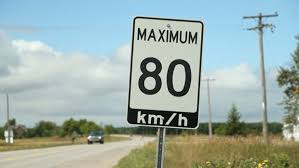
//> input picture OpenCVExample/speedlimit/speedsign13.jpg, 299 x 168 px
$ ./OpenCVExample   (built with g++ and OpenCV 4)
//> lines starting //> are read from the running program, lines starting //| are printed output that depends on the picture; after the words box and inside, x2 and y2 are one past the last pixel; in counts of white or black regions, pixels touching at a corner belong together
#ifdef _CH_
#pragma package <opencv>
#endif

#include "opencv2/imgproc/imgproc.hpp"
#include "opencv2/highgui/highgui.hpp"
#include <iostream>

using namespace cv;
using namespace std;

Mat src;
Mat src_gray;

Mat bmp40;
Mat bmp80;
vector<vector<Point> > bmp_final;
vector<Vec4i> bmp_hierarchy;


Mat dst;
Mat edge;
Mat dst2;
vector<vector<Point> > countorResults;
vector<Vec4i> hierarchy;
RNG rng(12345);

String text = "unkown";
int stopsign = 0;

int canny_thresh = 120;
char* window_name = "Edge Map";


//Def: a simple function that using basic coordinate logic
//     can correctly label the top right, top left, bottom right
//     bottom left corners of a rectangle shape.
void findOrder(vector<Point> points, Point2f* ordered) {
	double lowestSum = points[0].x + points[0].y;
	double highestSum = points[0].x + points[0].y;

	double highestDif = points[0].x - points[0].y;
	double lowestDif = points[0].x - points[0].y;

	Point2f topLeft;
	Point2f topRight;
	Point2f bottomLeft;
	Point2f bottomRight;

	for (int i = 0; i < points.size(); i++) {
		double sum = points[i].x + points[i].y;
		double dif = points[i].x - points[i].y;

		if (sum <= lowestSum) {
			lowestSum = sum;
			topLeft = points[i];
		}
		else if (sum >= highestSum) {
			highestSum = sum;
			bottomRight = points[i];
		}

		if (dif >= highestDif) {
			highestDif = dif;
			topRight = points[i];
		}
		else if (dif <= lowestDif) {
			lowestDif = dif;
			bottomLeft = points[i];
		}
	}
	ordered[0] = topLeft;
	ordered[1] = topRight;
	ordered[2] = bottomRight;
	ordered[3] = bottomLeft;
}

void CannyAndContoutIt(int, void*) {

	//Step One: Expose the edges
	Canny(dst, dst2, canny_thresh, canny_thresh * 2, 3);

	//Step Two: find the countors
	///IMPORTANT NOTE: I found that CHAIN_APPROX_SIMPLE reduces contour points too much, therefore i prefer  CHAIN_APPROX_NONE
	findContours(dst2, countorResults, hierarchy, RETR_LIST, CHAIN_APPROX_NONE, Point(0, 0));

	///some variables we will use later...
	vector<vector<Point> > contours_poly(countorResults.size());
	vector<Point> ourRec;
	vector<Rect> boundRect(countorResults.size());
	float largest = 0;
	float largest_i = -1;

	//Step Three: Make useable shapes out of contours + Find largest rectangle
	for (int i = 0; i < countorResults.size(); i++)
	{
		approxPolyDP(Mat(countorResults[i]), contours_poly[i], countorResults[i].size()*.008, true);
		boundRect[i] = boundingRect(Mat(contours_poly[i]));

		///finds largest rectangle, which is ourRec,
		if (largest < contourArea(Mat(contours_poly[i]))) {
			largest = contourArea(Mat(contours_poly[i]));
			if (contours_poly[i].size() == 4) {
				largest_i = i;
				cout << "big i: " << largest_i << endl;
				ourRec = contours_poly[i];
			}
		}


	}

	//Step Four: Draw contours
	Mat drawing = Mat::zeros(dst2.size(), CV_8UC3);
	for (int i = 0; i< countorResults.size(); i++)
	{
		float area = contourArea(Mat(contours_poly[i]));
		if (area < 0) { area = area * -1; } ///error proofing
		if ((isContourConvex(Mat(contours_poly[i]))) && (area > 500)) {

			///Stop Sign Flag
			if (contours_poly[i].size() == 8 && largest_i == -1) {
				cout << "Stop sign \n";
				text = "Stop Sign";
				stopsign = 1;
			}


			///Speed Sign Flag
			else if ((contours_poly[i].size() == 4) && (i == largest_i)) {
				Scalar color = Scalar(rng.uniform(0, 255), rng.uniform(0, 255), rng.uniform(0, 255));
				drawContours(drawing, countorResults, i, color, 2, 8, hierarchy, 0, Point());
			}
		}
	}

	if (stopsign == 0) {
		RotatedRect box = minAreaRect(cv::Mat(ourRec)); ///convert to rectangle type


		///The correct way to order points
		Point2f pts[4];
		findOrder(contours_poly[largest_i], pts);

		cout << pts[0] << "\n";
		cout << pts[1] << "\n";
		cout << pts[2] << "\n";
		cout << pts[3] << "\n";


		//Step Five: WARP the image!
		///Because we actually want to warped image to be the same size as the bmp, we should adjust the
		///online resourse to do so
		///ALSO, YES it looks bad that we use bmp40 as it could be bmp80 but they are same size so its fine
		Point2f endpoint[4];

		endpoint[0] = Point2f(0, 0);
		endpoint[1] = Point2f(bmp40.cols - 1, 0);
		endpoint[2] = Point2f(bmp40.cols - 1, bmp40.rows - 1);
		endpoint[3] = Point2f(0, bmp40.rows - 1);

		Mat getP = getPerspectiveTransform(pts, endpoint); ///get the prespective difference...

		Mat warpedImg;
		warpPerspective(src_gray, warpedImg, getP, bmp40.size());  /// Transform the image to correctly fit the detection file,
																   /// essentially unwarping it so you see the sign as if you
																   /// were looking straight at it.

		imshow("Output", warpedImg);
		imshow(window_name, drawing);

		Mat comparer80;
		Mat comparer40;
		Mat normComparer;

		matchTemplate(bmp40, warpedImg, comparer40, TM_CCOEFF_NORMED); ///compare read in image with a 40km/hr sign
		cout << "40: " << comparer40 << "\n";

		matchTemplate(bmp80, warpedImg, comparer80, TM_CCOEFF_NORMED); ///compare read in image with a 80km/hr sign
		cout << "80: " << comparer80 << "\n";


		vector<float> vec40;
		comparer40.col(0).copyTo(vec40);

		vector<float> vec80;
		comparer80.col(0).copyTo(vec80);


		if ((vec40[0] + vec80[0]) < 0.8) { text = "uknown"; }
		else if (vec40[0] > vec80[0]) { text = "Speed 40"; }
		else { text = "Speed 80"; }

		putText(src, text, cvPoint(10, 130),
			FONT_HERSHEY_TRIPLEX, 1.5, cvScalar(153, 50, 204), 1, CV_AA);

		imshow("Final", src);
	}
	else {
		putText(src, text, cvPoint(10, 130),
			FONT_HERSHEY_TRIPLEX, 0.75, cvScalar(0, 0, 0), 1, CV_AA);

		imshow("Final", src);

	}

}

int main(){
	namedWindow("Original Image", CV_WINDOW_AUTOSIZE);
	namedWindow("Smoothed Image", CV_WINDOW_AUTOSIZE);
	namedWindow("Output", CV_WINDOW_AUTOSIZE);
	namedWindow(window_name, CV_WINDOW_AUTOSIZE);
	namedWindow("Final", CV_WINDOW_AUTOSIZE);
	cout << "[windows made]" << "\n";

	//Step Zero: Load an image from file
	src = imread("speedlimit/speedsign13.jpg", 1);
//> src is the input picture: 168 rows x 299 cols, CV_8UC3; mean B, G, R 170.6, 175.2, 157.2
	bmp40 = imread("speedlimit/speed_40.bmp", CV_LOAD_IMAGE_UNCHANGED);
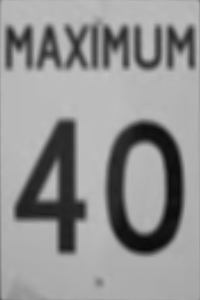
//> input picture OpenCVExample/speedlimit/speed_40.bmp, 200 x 300 px
//> bmp40 is the input picture: 300 rows x 200 cols, CV_8UC1; min 10, max 194, mean 146.9
	bmp80 = imread("speedlimit/speed_80.bmp", CV_LOAD_IMAGE_UNCHANGED);
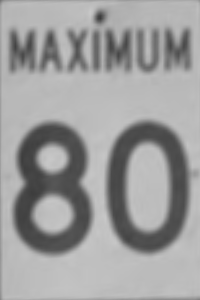
//> input picture OpenCVExample/speedlimit/speed_80.bmp, 200 x 300 px
//> bmp80 is the input picture: 300 rows x 200 cols, CV_8UC1; min 60, max 200, mean 157.1

	cout << "[Images read]" << "\n";

	//Step One: Convert the image to grayscale
	cvtColor(src, src_gray, CV_BGR2GRAY);
	cout << "[color converted]" << "\n";
	///show the loaded image
	imshow("Original Image", src);
	cout << "[display og done]" << "\n";

	//Step Two: blur the image
	char zBuffer[35];
	blur(src_gray, dst, Size(3, 3));
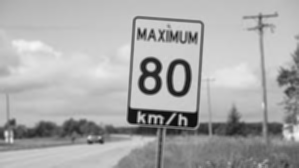
//> dst: 168 rows x 299 cols, CV_8UC1; min 11, max 246, mean 169.3
	cout << "[blur done]" << "\n";
	imshow("Smoothed Image", dst);
	cout << "[display blur done]" << "\n";
	///Make new dst

	/// Create a Trackbar for user to enter threshold
	CannyAndContoutIt(0, 0);
//> in CannyAndContoutIt, `Canny(dst, dst2, canny_thresh, canny_thresh * 2, 3);`:
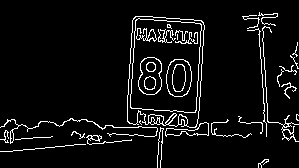
//> dst2: 168 rows x 299 cols, CV_8UC1; 6.2% white in thin lines or dots
//> in CannyAndContoutIt, `findContours(dst2, countorResults, hierarchy, RETR_LIST, CHAIN_APPROX_..`: countorResults = 58 contours, 31 with area under 20; largest, box (x1, y1, x2, y2) and area: (127, 16, 205, 128) 7550, (127, 16, 205, 128) 7294, (130, 18, 202, 113) 5901, (130, 18, 202, 113) 5895, (166, 59, 192, 97) 778
//> in CannyAndContoutIt, `vector<vector<Point> > contours_poly(countorResults.size());`: contours_poly = 58 empty contours
//> the loop in CannyAndContoutIt, `for (int i = 0; i < countorResults.size(); i++)` made 58 passes
//> largest on passes 1, 4, 5, 8, 11, 15, 16, 32, 33, 36, 37, 53: 6, 7, 25, 54, 60.5, 258.5, 272, 288.5, 295.5, 764, 775.5, 5729
//| big i: 53
//> after the loop in CannyAndContoutIt, `for (int i = 0; i < countorResults.size(); i++)`: largest = 7157.5; largest_i = 53
//> the loop in CannyAndContoutIt, `for (int i = 0; i< countorResults.size(); i++)` made 58 passes
//> area on passes 5, 8, 10, 11, 15, 16, 21, 23, 24, 26, 27, 28: 25, 54, 29, 60.5, 258.5, 272, 136.5, 56.5, 83.5, 31, 20.5, 112
//> after the loop in CannyAndContoutIt, `for (int i = 0; i< countorResults.size(); i++)`:
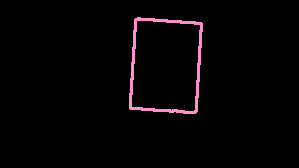
//> drawing: 168 rows x 299 cols, CV_8UC3; mean B, G, R 3.9, 2.8, 4.9
//> in CannyAndContoutIt, `RotatedRect box = minAreaRect(cv::Mat(ourRec));`: box = centre (165.5, 65.5), size (88.8, 65.2), angle -86.1
//> in findOrder, `double lowestSum = points[0].x + points[0].y;`: lowestSum = 155
//> in findOrder, `double highestDif = points[0].x - points[0].y;`: highestDif = 117
//> the loop in findOrder, `for (int i = 0; i < points.size(); i++)` made 4 passes
//> (sum, dif, lowestSum, highestDif, topRight) on pass 1: (155, 117, 155, 117, Point(136, 19))
//> (sum, dif, highestSum, lowestDif, bottomLeft) on pass 2: (237, 23, 237, 23, Point(130, 107))
//> after the loop in findOrder, `for (int i = 0; i < points.size(); i++)`: lowestSum = 155; highestSum = 307; highestDif = 177; lowestDif = 23
//> in CannyAndContoutIt, `findOrder(contours_poly[largest_i], pts);`: pts = 4 Points (x, y): [136, 19], [201, 24], [195, 112], [130, 107]
//| [136, 19]
//| [201, 24]
//| [195, 112]
//| [130, 107]
//> in CannyAndContoutIt, `Mat getP = getPerspectiveTransform(pts, endpoint);`: getP = [[3.05, 0.208, -418.1], [-0.26, 3.38, -28.86], [-2.1e-18, 4.73e-18, 1]]
//> in CannyAndContoutIt, `warpPerspective(src_gray, warpedImg, getP, bmp40.size());`:
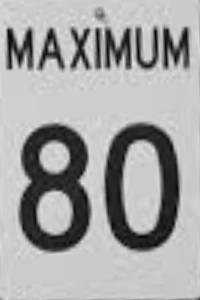
//> warpedImg: 300 rows x 200 cols, CV_8UC1; min 1, max 235, mean 164.8
//> in CannyAndContoutIt, `matchTemplate(bmp40, warpedImg, comparer40, TM_CCOEFF_NORMED);`: comparer40 = [0.659]
//| 40: [0.65933347]
//> in CannyAndContoutIt, `matchTemplate(bmp80, warpedImg, comparer80, TM_CCOEFF_NORMED);`: comparer80 = [0.822]
//| 80: [0.82232821]
//> in CannyAndContoutIt, `comparer40.col(0).copyTo(vec40);`: vec40 = [0.659]
//> in CannyAndContoutIt, `comparer80.col(0).copyTo(vec80);`: vec80 = [0.822]
//> in CannyAndContoutIt, `putText(src, text, cvPoint(10, 130), FONT_HERSHEY_TRIPLEX, 1.5, cvScal..`:
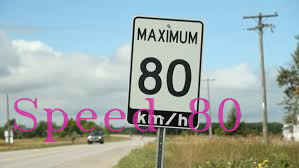
//> src: 168 rows x 299 cols, CV_8UC3; 4.95% of pixels changed, all inside (x1, y1, x2, y2) = (13, 97, 242, 143)
	waitKey(0);

	return 0;
}
